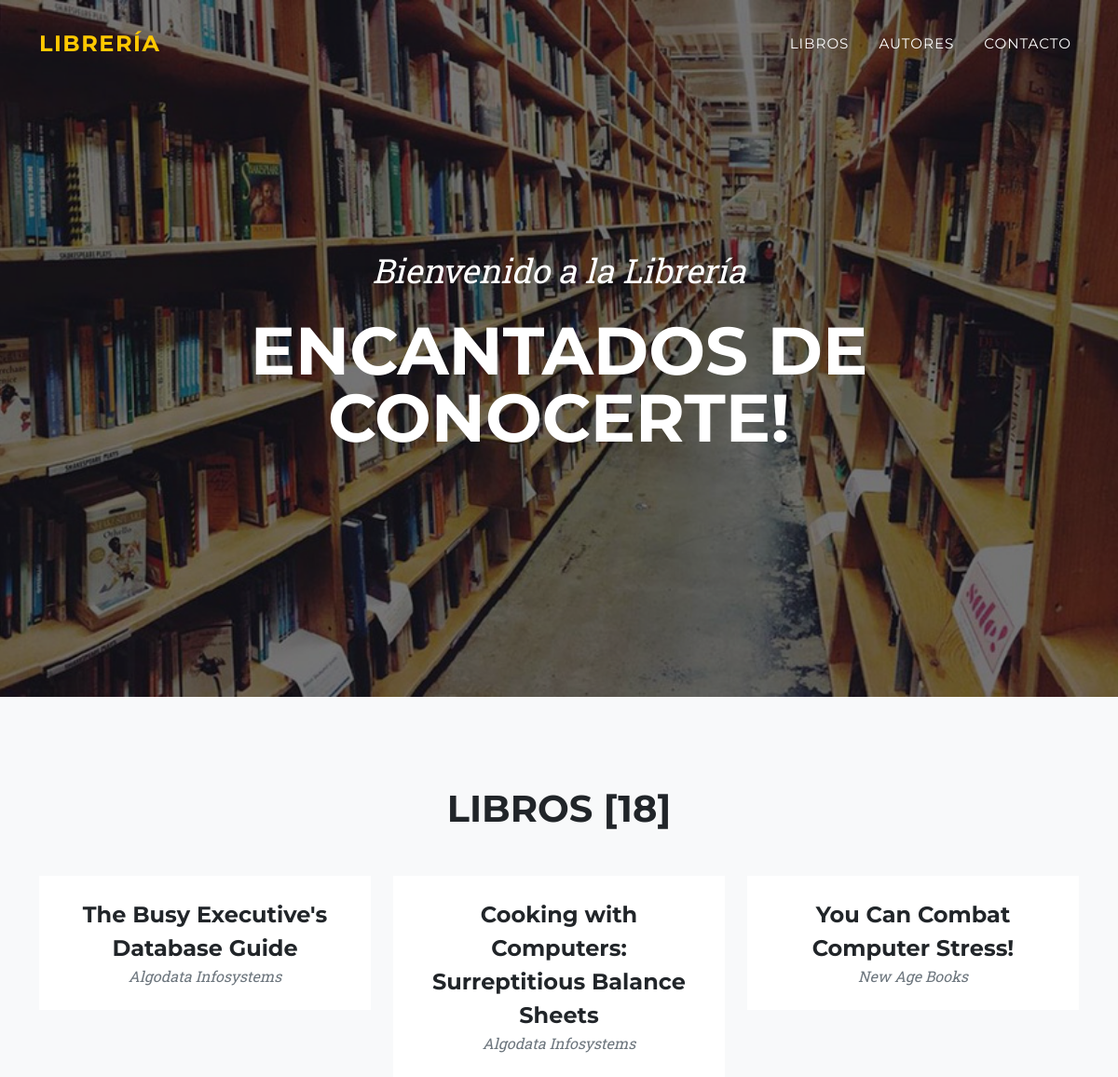
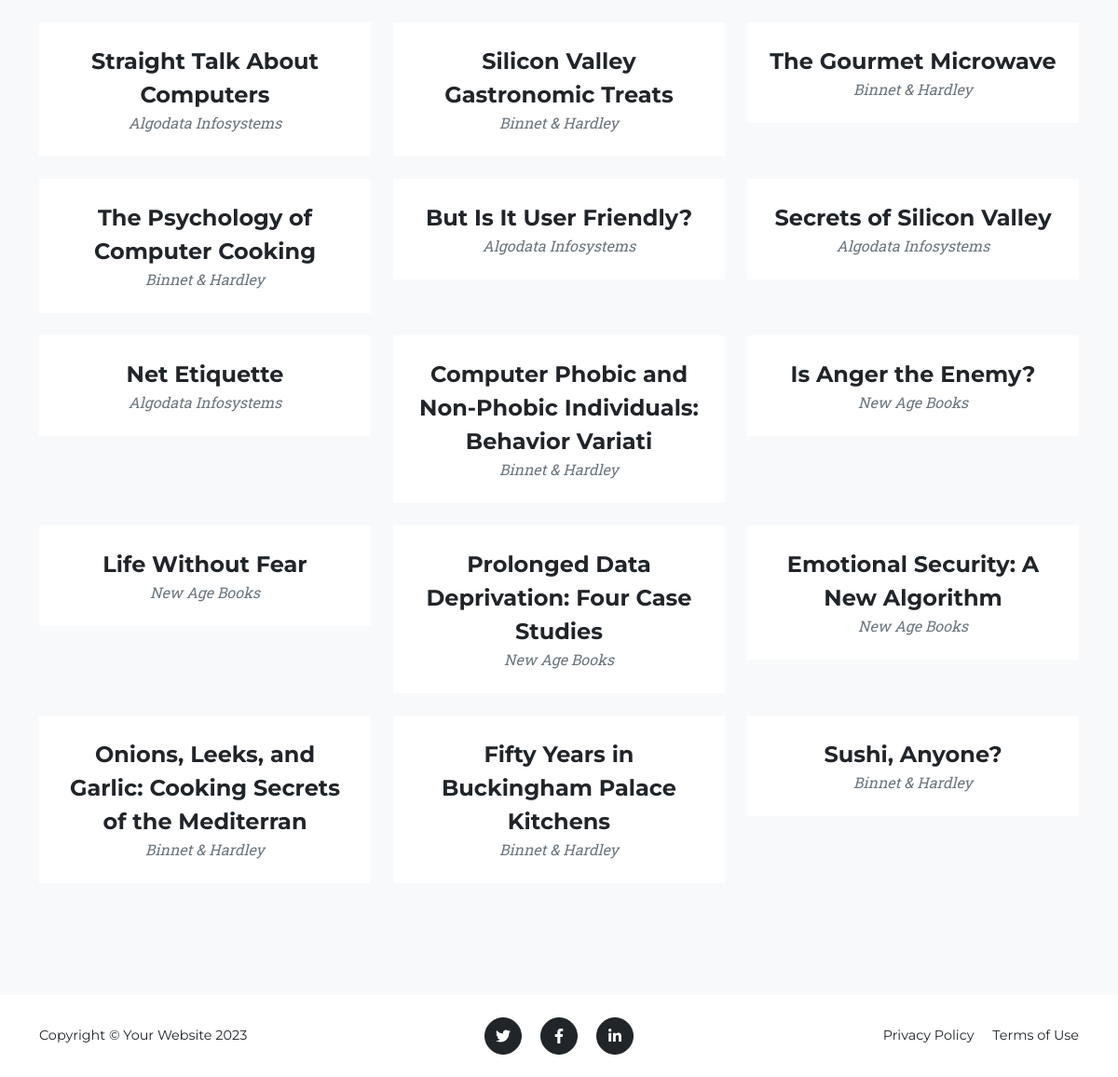
The page / on the database its author committed (2 pictures, top to bottom).
### tables this page shows
CREATE TABLE `titulos` (
  `id_titulo` varchar(6) NOT NULL,
  `titulo` varchar(60) NOT NULL,
  `tipo` varchar(15) NOT NULL,
  `id_pub` varchar(4) NOT NULL,
  `precio` double default NULL,
  `avance` double default NULL,
  `total_ventas` int(11) default NULL,
  `notas` varchar(255) NOT NULL,
  `fecha_pub` datetime NOT NULL,
  `contrato` varchar(1) NOT NULL,
  PRIMARY KEY  (`id_titulo`)
);

CREATE TABLE `publicadores` (
  `id_pub` varchar(4) NOT NULL,
  `nombre_pub` varchar(30) NOT NULL,
  `ciudad` varchar(15) NOT NULL,
  `estado` varchar(2) NOT NULL,
  PRIMARY KEY  (`id_pub`)
);

### index.php (the view, shortened to what this page needs)
<?php
require 'conexiones.php';
try {
    $stmtTitulosPublicadores = $pdo->query('
        SELECT t.titulo, p.nombre_pub
        FROM titulos t
        INNER JOIN publicadores p ON t.id_pub = p.id_pub
    ');
    $titulos = $stmtTitulosPublicadores->fetchAll(PDO::FETCH_ASSOC);
    $stmttitulosCantidad = $pdo->query("SELECT COUNT(*) as cantidad FROM titulos");
    $titulosCantidad = $stmttitulosCantidad->fetch(PDO::FETCH_ASSOC);
} catch (PDOException $e) {
    die('Error en la consulta a la base de datos: ' . $e->getMessage());
}
?>
<!DOCTYPE html>
<html lang="en">
    <head>
        <link href="css/styles.css" rel="stylesheet" />
        <link href="css/index.css" rel="stylesheet"/>
    </head>
    <body id="page-top">
        <nav class="navbar navbar-expand-lg navbar-dark fixed-top" id="mainNav">
            <div class="container">
                <a class="navbar-brand" href="#page-top">Librería</a>
                <div class="collapse navbar-collapse" id="navbarResponsive">
                    <ul class="navbar-nav text-uppercase ms-auto py-4 py-lg-0">
                        <li class="nav-item"><a class="nav-link" href="./index.php">Libros</a></li>
                        <li class="nav-item"><a class="nav-link" href="./authors.php">Autores</a></li>
                        <li class="nav-item"><a class="nav-link" href="./contact.php">Contacto</a></li>
                    </ul>
                </div>
            </div>
        </nav>
        <header class="masthead">
            <div class="container">
            <div class="masthead-subheading">Bienvenido a la Librería</div>
            <div class="masthead-heading text-uppercase">Encantados de conocerte!</div>
            </div>
        </header>
        <section class="page-section bg-light" id="portfolio">
            <div class="container">
                <div class="text-center">
                    <h2 class="section-heading text-uppercase mb-5">Libros [<?php echo $titulosCantidad["cantidad"]; ?>]</h2>
                </div>
                <div class="row">
                    <?php foreach ($titulos as $row): ?>
                        <div class="col-lg-4 col-sm-6 mb-4">
                            <div class="portfolio-item">
                                <div class="portfolio-caption">
                                    <div class="portfolio-caption-heading">
                                        <?php echo htmlspecialchars($row['titulo']); ?>
                                    </div>
                                    <div class="portfolio-caption-subheading text-muted">
                                        <?php echo htmlspecialchars($row['nombre_pub']); ?>
                                    </div>
                                </div>
                            </div>
                        </div>
                    <?php endforeach; ?>
                </div>
            </div>
        </section>
        <footer class="footer py-4">
            <div class="container">
                <div class="row align-items-center">
                    <div class="col-lg-4 text-lg-start">Copyright &copy; Your Website 2023</div>
                    <div class="col-lg-4 my-3 my-lg-0">
                        <a class="btn btn-dark btn-social mx-2" href="#!" aria-label="Twitter"><i class="fab fa-twitter"></i></a>
                        <a class="btn btn-dark btn-social mx-2" href="#!" aria-label="Facebook"><i class="fab fa-facebook-f"></i></a>
                        <a class="btn btn-dark btn-social mx-2" href="#!" aria-label="LinkedIn"><i class="fab fa-linkedin-in"></i></a>
                    </div>
                    <div class="col-lg-4 text-lg-end">
                        <a class="link-dark text-decoration-none me-3" href="#!">Privacy Policy</a>
                        <a class="link-dark text-decoration-none" href="#!">Terms of Use</a>
                    </div>
                </div>
            </div>
        </footer>
    </body>
</html>

### css/index.css (style rules this page uses)
.portfolio-item { transition: transform 0.3s ease; }
.portfolio-caption { transition: background-color 0.3s ease; }

### rows shown on the page
titulos: titulo "The Busy Executive's Database Guide", id_pub.nombre_pub "Algodata Infosystems"
titulos: titulo "Cooking with Computers: Surreptitious Balance Sheets", id_pub.nombre_pub "Algodata Infosystems"
titulos: titulo "You Can Combat Computer Stress!", id_pub.nombre_pub "New Age Books"
titulos: titulo "Straight Talk About Computers", id_pub.nombre_pub "Algodata Infosystems"
titulos: titulo "Silicon Valley Gastronomic Treats", id_pub.nombre_pub "Binnet & Hardley"
titulos: titulo "The Gourmet Microwave", id_pub.nombre_pub "Binnet & Hardley"
titulos: titulo "The Psychology of Computer Cooking", id_pub.nombre_pub "Binnet & Hardley"
titulos: titulo "But Is It User Friendly?", id_pub.nombre_pub "Algodata Infosystems"
titulos: titulo "Secrets of Silicon Valley", id_pub.nombre_pub "Algodata Infosystems"
titulos: titulo "Net Etiquette", id_pub.nombre_pub "Algodata Infosystems"
titulos: titulo "Computer Phobic and Non-Phobic Individuals: Behavior Variati", id_pub.nombre_pub "Binnet & Hardley"
titulos: titulo "Is Anger the Enemy?", id_pub.nombre_pub "New Age Books"
titulos: titulo "Life Without Fear", id_pub.nombre_pub "New Age Books"
titulos: titulo "Prolonged Data Deprivation: Four Case Studies", id_pub.nombre_pub "New Age Books"
titulos: titulo "Emotional Security: A New Algorithm", id_pub.nombre_pub "New Age Books"
titulos: titulo "Onions, Leeks, and Garlic: Cooking Secrets of the Mediterran", id_pub.nombre_pub "Binnet & Hardley"
titulos: titulo "Fifty Years in Buckingham Palace Kitchens", id_pub.nombre_pub "Binnet & Hardley"
titulos: titulo "Sushi, Anyone?", id_pub.nombre_pub "Binnet & Hardley"

### other values the page prints
$titulosCantidad["cantidad"] "18"
